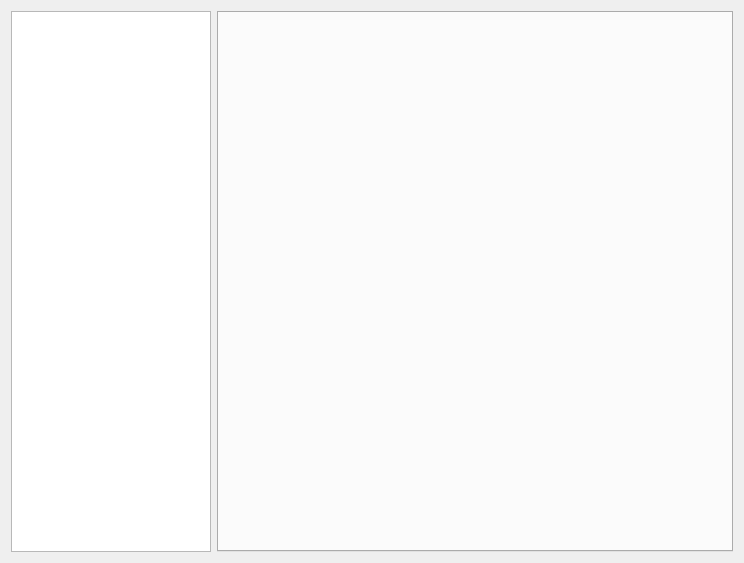
<?xml version="1.0" encoding="UTF-8"?>
<ui version="4.0">
 <class>ConfigurationDialog</class>
 <widget class="QDialog" name="ConfigurationDialog">
  <property name="geometry">
   <rect>
    <x>0</x>
    <y>0</y>
    <width>744</width>
    <height>563</height>
   </rect>
  </property>
  <property name="windowTitle">
   <string>配置</string>
  </property>
  <layout class="QHBoxLayout" name="horizontalLayout">
   <item>
    <widget class="QTreeWidget" name="TreeMenu">
     <property name="maximumSize">
      <size>
       <width>200</width>
       <height>16777215</height>
      </size>
     </property>
     <property name="editTriggers">
      <set>QAbstractItemView::NoEditTriggers</set>
     </property>
     <property name="alternatingRowColors">
      <bool>true</bool>
     </property>
     <property name="verticalScrollMode">
      <enum>QAbstractItemView::ScrollPerPixel</enum>
     </property>
     <property name="horizontalScrollMode">
      <enum>QAbstractItemView::ScrollPerItem</enum>
     </property>
     <property name="rootIsDecorated">
      <bool>true</bool>
     </property>
     <property name="itemsExpandable">
      <bool>false</bool>
     </property>
     <property name="animated">
      <bool>true</bool>
     </property>
     <attribute name="headerVisible">
      <bool>false</bool>
     </attribute>
     <column>
      <property name="text">
       <string notr="true">1</string>
      </property>
     </column>
    </widget>
   </item>
   <item>
    <widget class="QTabWidget" name="TabContents">
     <property name="tabBarAutoHide">
      <bool>true</bool>
     </property>
    </widget>
   </item>
  </layout>
 </widget>
 <layoutdefault spacing="6" margin="11"/>
 <resources/>
 <connections/>
</ui>
